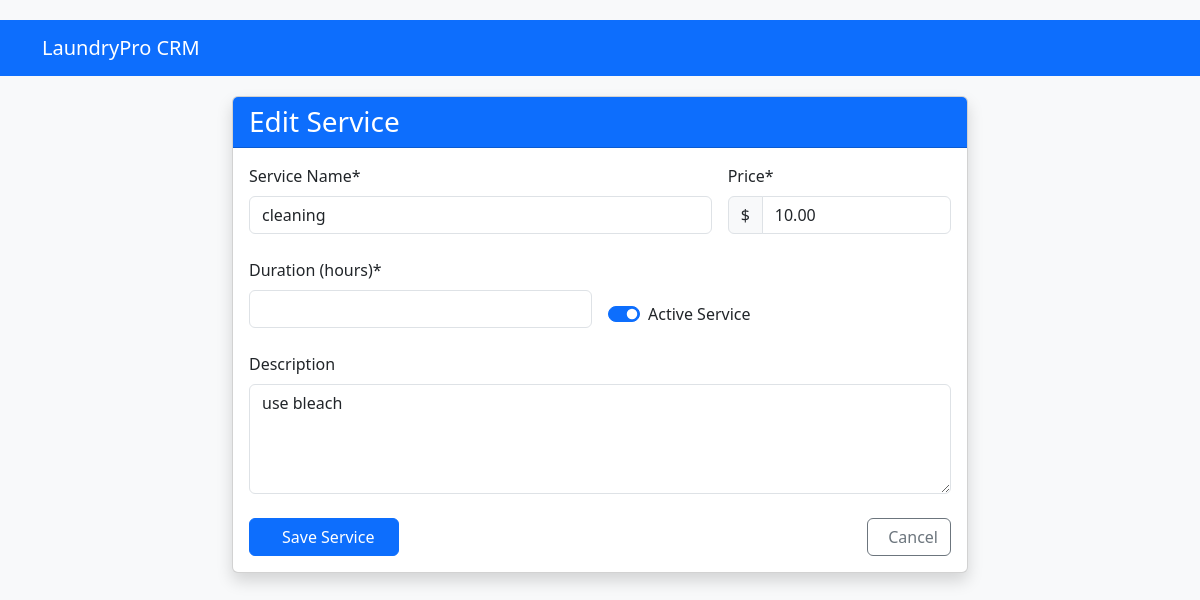
/services/1/edit/, run on the app's committed database.
### webapp/models.py (models this page shows, shortened)
class Service(models.Model):
    name = models.CharField(max_length=100)
    description = models.TextField()
    price = models.DecimalField(max_digits=8, decimal_places=2)
    estimated_duration = models.DurationField()
    is_active = models.BooleanField(default=True)

### webapp/views.py (the view, shortened to what this page needs)
# urls.py: path('services/<int:pk>/edit/', views.ServiceUpdateView.as_view(), name='service_update'),
class ServiceUpdateView(UpdateView):
    model = Service
    form_class = ServiceForm
    template_name = 'webapp/services/service_form.html'
    success_url = reverse_lazy('service_list')

### webapp/forms.py
class ServiceForm(forms.ModelForm):
    class Meta:
        model = Service
        fields = '__all__'
        widgets = {
            'description': forms.Textarea(attrs={'rows': 3}),
        }

### webapp/templates/webapp/services/service_form.html (shortened to what this page needs)
{% extends 'webapp/base.html' %}
{% block content %}
<div class="row justify-content-center">
    <div class="col-lg-8">
        <div class="card shadow">
            <div class="card-header bg-primary text-white">
                <h3 class="mb-0">{% if object %}Edit{% else %}Add New{% endif %} Service</h3>
            </div>
            <div class="card-body">
                <form method="post" class="needs-validation" novalidate>
                    <div class="row g-3 mb-4">
                        <div class="col-md-8">
                            <label for="{{ form.name.id_for_label }}" class="form-label">Service Name*</label>
                            <input type="text" class="form-control" id="{{ form.name.id_for_label }}"
                                   name="{{ form.name.html_name }}" value="{{ form.name.value|default:'' }}" required>
                        </div>
                        <div class="col-md-4">
                            <label for="{{ form.price.id_for_label }}" class="form-label">Price*</label>
                            <div class="input-group">
                                <span class="input-group-text">$</span>
                                <input type="number" step="0.01" class="form-control" id="{{ form.price.id_for_label }}"
                                       name="{{ form.price.html_name }}" value="{{ form.price.value|default:'' }}" required>
                            </div>
                        </div>
                    </div>
                    <div class="row g-3 mb-4">
                        <div class="col-md-6">
                            <label for="{{ form.estimated_duration.id_for_label }}" class="form-label">Duration (hours)*</label>
                            <input type="number" step="0.5" class="form-control" id="{{ form.estimated_duration.id_for_label }}"
                                   name="{{ form.estimated_duration.html_name }}" value="{{ form.estimated_duration.value|default:'' }}" required>
                        </div>
                        <div class="col-md-6 d-flex align-items-end">
                            <div class="form-check form-switch">
                                <input class="form-check-input" type="checkbox" role="switch"
                                       id="{{ form.is_active.id_for_label }}" name="{{ form.is_active.html_name }}"
                                       {% if form.is_active.value %}checked{% endif %}>
                                <label class="form-check-label" for="{{ form.is_active.id_for_label }}">Active Service</label>
                            </div>
                        </div>
                    </div>
                    <div class="mb-4">
                        <label for="{{ form.description.id_for_label }}" class="form-label">Description</label>
                        <textarea class="form-control" id="{{ form.description.id_for_label }}"
                                  name="{{ form.description.html_name }}" rows="4">{{ form.description.value|default:'' }}</textarea>
                    </div>
                    <div class="d-flex justify-content-between">
                        <button type="submit" class="btn btn-primary px-4">
                            Save Service
                        </button>
                        <a href="{% url 'service_list' %}" class="btn btn-outline-secondary">
                            Cancel
                        </a>
                    </div>
                </form>
            </div>
        </div>
    </div>
</div>
{% endblock %}

### webapp/templates/webapp/base.html (style rules this page uses)
body { padding-top: 20px; background-color: #f8f9fa; }
.card { margin-bottom: 20px; box-shadow: 0 2px 4px rgba(0,0,0,0.1); }
.card-header { font-weight: bold; }

### data on the page
Service: name "cleaning", price "10.00", description "use bleach"
